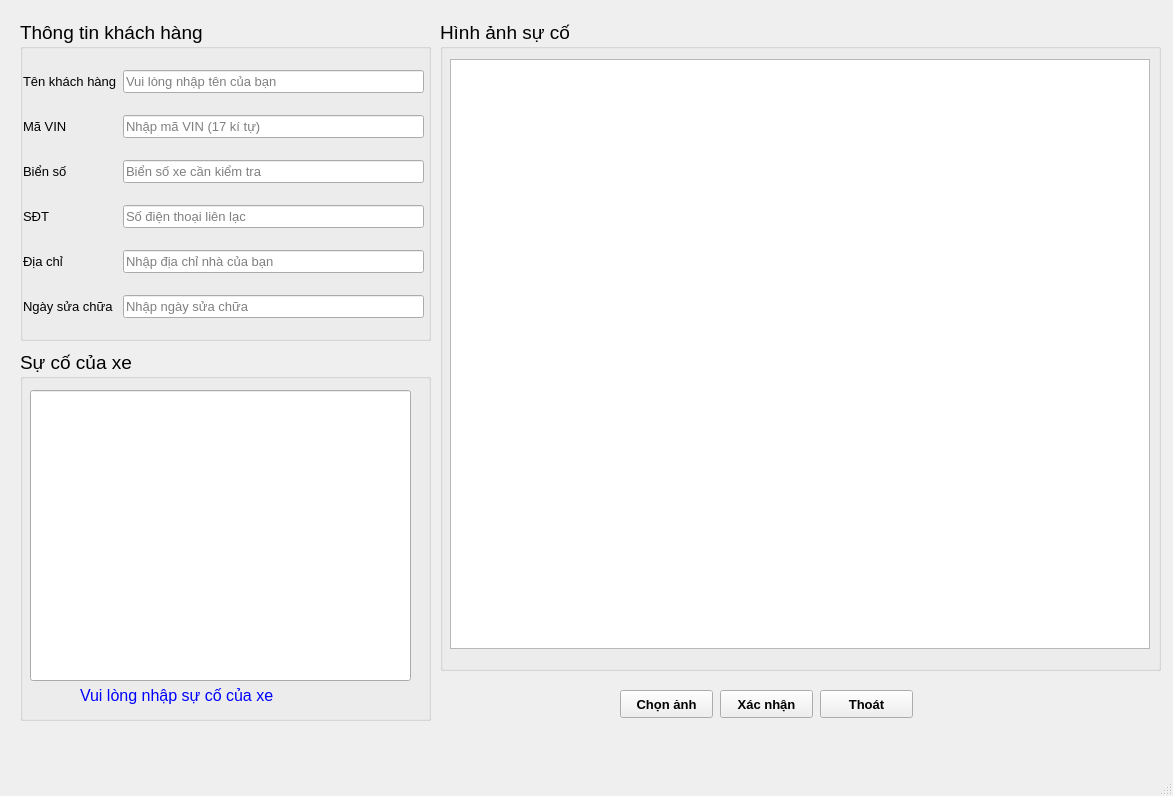
<?xml version="1.0" encoding="UTF-8"?>
<ui version="4.0">
 <class>MainWindow</class>
 <widget class="QMainWindow" name="MainWindow">
  <property name="geometry">
   <rect>
    <x>0</x>
    <y>0</y>
    <width>1173</width>
    <height>796</height>
   </rect>
  </property>
  <property name="windowTitle">
   <string>Dữ liệu khách hàng</string>
  </property>
  <widget class="QWidget" name="centralwidget">
   <widget class="QSplitter" name="splitter">
    <property name="geometry">
     <rect>
      <x>0</x>
      <y>0</y>
      <width>0</width>
      <height>0</height>
     </rect>
    </property>
    <property name="orientation">
     <enum>Qt::Horizontal</enum>
    </property>
   </widget>
   <widget class="QSplitter" name="splitter_2">
    <property name="geometry">
     <rect>
      <x>0</x>
      <y>0</y>
      <width>0</width>
      <height>0</height>
     </rect>
    </property>
    <property name="orientation">
     <enum>Qt::Horizontal</enum>
    </property>
   </widget>
   <widget class="QWidget" name="layoutWidget">
    <property name="geometry">
     <rect>
      <x>0</x>
      <y>0</y>
      <width>2</width>
      <height>2</height>
     </rect>
    </property>
    <layout class="QHBoxLayout" name="horizontalLayout"/>
   </widget>
   <widget class="QWidget" name="layoutWidget">
    <property name="geometry">
     <rect>
      <x>0</x>
      <y>0</y>
      <width>2</width>
      <height>2</height>
     </rect>
    </property>
    <layout class="QHBoxLayout" name="horizontalLayout_2"/>
   </widget>
   <widget class="QSplitter" name="splitter_3">
    <property name="geometry">
     <rect>
      <x>0</x>
      <y>0</y>
      <width>0</width>
      <height>0</height>
     </rect>
    </property>
    <property name="orientation">
     <enum>Qt::Vertical</enum>
    </property>
   </widget>
   <widget class="QWidget" name="layoutWidget">
    <property name="geometry">
     <rect>
      <x>0</x>
      <y>0</y>
      <width>2</width>
      <height>2</height>
     </rect>
    </property>
    <layout class="QVBoxLayout" name="verticalLayout_4"/>
   </widget>
   <widget class="QSplitter" name="splitter_4">
    <property name="geometry">
     <rect>
      <x>0</x>
      <y>0</y>
      <width>0</width>
      <height>0</height>
     </rect>
    </property>
    <property name="orientation">
     <enum>Qt::Vertical</enum>
    </property>
   </widget>
   <widget class="QGroupBox" name="GB_incident_phenomena">
    <property name="geometry">
     <rect>
      <x>20</x>
      <y>350</y>
      <width>411</width>
      <height>371</height>
     </rect>
    </property>
    <property name="font">
     <font>
      <pointsize>14</pointsize>
     </font>
    </property>
    <property name="title">
     <string>Sự cố của xe</string>
    </property>
    <property name="flat">
     <bool>false</bool>
    </property>
    <property name="checkable">
     <bool>false</bool>
    </property>
    <widget class="QLabel" name="Label_incident_phenomena_warning">
     <property name="geometry">
      <rect>
       <x>60</x>
       <y>330</y>
       <width>291</width>
       <height>31</height>
      </rect>
     </property>
     <property name="font">
      <font>
       <pointsize>12</pointsize>
      </font>
     </property>
     <property name="text">
      <string>&lt;html&gt;&lt;head/&gt;&lt;body&gt;&lt;p&gt;&lt;span style=&quot; color:blue;&quot;&gt;Vui lòng nhập sự cố của xe&lt;/span&gt;&lt;/p&gt;&lt;/body&gt;&lt;/html&gt;</string>
     </property>
     <property name="textInteractionFlags">
      <set>Qt::NoTextInteraction</set>
     </property>
    </widget>
    <widget class="QLineEdit" name="LE_damage">
     <property name="geometry">
      <rect>
       <x>10</x>
       <y>40</y>
       <width>381</width>
       <height>291</height>
      </rect>
     </property>
     <property name="alignment">
      <set>Qt::AlignLeading|Qt::AlignLeft|Qt::AlignTop</set>
     </property>
    </widget>
   </widget>
   <widget class="QGroupBox" name="GB_customer_information">
    <property name="geometry">
     <rect>
      <x>20</x>
      <y>20</y>
      <width>411</width>
      <height>321</height>
     </rect>
    </property>
    <property name="font">
     <font>
      <pointsize>14</pointsize>
     </font>
    </property>
    <property name="mouseTracking">
     <bool>false</bool>
    </property>
    <property name="title">
     <string>Thông tin khách hàng</string>
    </property>
    <widget class="QWidget" name="layoutWidget">
     <property name="geometry">
      <rect>
       <x>3</x>
       <y>34</y>
       <width>401</width>
       <height>281</height>
      </rect>
     </property>
     <layout class="QGridLayout" name="LT_customer_information">
      <item row="0" column="0">
       <widget class="QLabel" name="label_customer_name">
        <property name="font">
         <font>
          <pointsize>10</pointsize>
         </font>
        </property>
        <property name="text">
         <string>Tên khách hàng</string>
        </property>
       </widget>
      </item>
      <item row="0" column="1">
       <widget class="QLineEdit" name="LE_customer_name">
        <property name="font">
         <font>
          <pointsize>10</pointsize>
         </font>
        </property>
        <property name="whatsThis">
         <string notr="true"/>
        </property>
        <property name="autoFillBackground">
         <bool>false</bool>
        </property>
        <property name="placeholderText">
         <string>Vui lòng nhập tên của bạn</string>
        </property>
        <property name="clearButtonEnabled">
         <bool>true</bool>
        </property>
       </widget>
      </item>
      <item row="1" column="0">
       <widget class="QLabel" name="label_VIN_code">
        <property name="font">
         <font>
          <pointsize>10</pointsize>
         </font>
        </property>
        <property name="text">
         <string>Mã VIN</string>
        </property>
       </widget>
      </item>
      <item row="1" column="1">
       <widget class="QLineEdit" name="LE_VIN_code">
        <property name="font">
         <font>
          <pointsize>10</pointsize>
         </font>
        </property>
        <property name="placeholderText">
         <string>Nhập mã VIN (17 kí tự)</string>
        </property>
        <property name="clearButtonEnabled">
         <bool>true</bool>
        </property>
       </widget>
      </item>
      <item row="2" column="0">
       <widget class="QLabel" name="label_number_plate">
        <property name="font">
         <font>
          <pointsize>10</pointsize>
         </font>
        </property>
        <property name="text">
         <string>Biển số</string>
        </property>
       </widget>
      </item>
      <item row="2" column="1">
       <widget class="QLineEdit" name="LE_number_plate">
        <property name="font">
         <font>
          <pointsize>10</pointsize>
         </font>
        </property>
        <property name="placeholderText">
         <string>Biển số xe cần kiểm tra</string>
        </property>
        <property name="clearButtonEnabled">
         <bool>true</bool>
        </property>
       </widget>
      </item>
      <item row="3" column="0">
       <widget class="QLabel" name="label_phone_number">
        <property name="font">
         <font>
          <pointsize>10</pointsize>
         </font>
        </property>
        <property name="text">
         <string>SĐT</string>
        </property>
       </widget>
      </item>
      <item row="3" column="1">
       <widget class="QLineEdit" name="LE_phone_number">
        <property name="font">
         <font>
          <pointsize>10</pointsize>
         </font>
        </property>
        <property name="placeholderText">
         <string>Số điện thoại liên lạc</string>
        </property>
        <property name="clearButtonEnabled">
         <bool>true</bool>
        </property>
       </widget>
      </item>
      <item row="4" column="0">
       <widget class="QLabel" name="label_address">
        <property name="font">
         <font>
          <pointsize>10</pointsize>
         </font>
        </property>
        <property name="text">
         <string>Địa chỉ</string>
        </property>
       </widget>
      </item>
      <item row="4" column="1">
       <widget class="QLineEdit" name="LE_address">
        <property name="font">
         <font>
          <pointsize>10</pointsize>
         </font>
        </property>
        <property name="placeholderText">
         <string>Nhập địa chỉ nhà của bạn</string>
        </property>
        <property name="clearButtonEnabled">
         <bool>true</bool>
        </property>
       </widget>
      </item>
      <item row="5" column="0">
       <widget class="QLabel" name="label_fixing_date">
        <property name="font">
         <font>
          <pointsize>10</pointsize>
         </font>
        </property>
        <property name="text">
         <string>Ngày sửa chữa</string>
        </property>
       </widget>
      </item>
      <item row="5" column="1">
       <widget class="QLineEdit" name="LE_fixing_date">
        <property name="font">
         <font>
          <pointsize>10</pointsize>
         </font>
        </property>
        <property name="placeholderText">
         <string>Nhập ngày sửa chữa</string>
        </property>
        <property name="clearButtonEnabled">
         <bool>true</bool>
        </property>
       </widget>
      </item>
     </layout>
    </widget>
   </widget>
   <widget class="QGroupBox" name="GB_incident_images">
    <property name="geometry">
     <rect>
      <x>440</x>
      <y>20</y>
      <width>721</width>
      <height>651</height>
     </rect>
    </property>
    <property name="font">
     <font>
      <pointsize>14</pointsize>
     </font>
    </property>
    <property name="title">
     <string>Hình ảnh sự cố</string>
    </property>
    <widget class="QGraphicsView" name="GV_inciden_images">
     <property name="geometry">
      <rect>
       <x>10</x>
       <y>39</y>
       <width>700</width>
       <height>590</height>
      </rect>
     </property>
     <property name="autoFillBackground">
      <bool>true</bool>
     </property>
     <property name="backgroundBrush">
      <brush brushstyle="NoBrush">
       <color alpha="255">
        <red>0</red>
        <green>0</green>
        <blue>0</blue>
       </color>
      </brush>
     </property>
     <property name="foregroundBrush">
      <brush brushstyle="NoBrush">
       <color alpha="255">
        <red>0</red>
        <green>0</green>
        <blue>0</blue>
       </color>
      </brush>
     </property>
     <property name="dragMode">
      <enum>QGraphicsView::NoDrag</enum>
     </property>
    </widget>
   </widget>
   <widget class="QLabel" name="QL_label_3">
    <property name="geometry">
     <rect>
      <x>240</x>
      <y>710</y>
      <width>55</width>
      <height>16</height>
     </rect>
    </property>
    <property name="text">
     <string/>
    </property>
   </widget>
   <widget class="QPushButton" name="BT_confirm">
    <property name="geometry">
     <rect>
      <x>720</x>
      <y>690</y>
      <width>93</width>
      <height>28</height>
     </rect>
    </property>
    <property name="font">
     <font>
      <pointsize>10</pointsize>
      <weight>75</weight>
      <bold>true</bold>
     </font>
    </property>
    <property name="text">
     <string>Xác nhận</string>
    </property>
   </widget>
   <widget class="QPushButton" name="BT_exit">
    <property name="geometry">
     <rect>
      <x>820</x>
      <y>690</y>
      <width>93</width>
      <height>28</height>
     </rect>
    </property>
    <property name="font">
     <font>
      <pointsize>10</pointsize>
      <weight>75</weight>
      <bold>true</bold>
     </font>
    </property>
    <property name="text">
     <string>Thoát</string>
    </property>
   </widget>
   <widget class="QPushButton" name="BT_Ghaph">
    <property name="geometry">
     <rect>
      <x>620</x>
      <y>690</y>
      <width>93</width>
      <height>28</height>
     </rect>
    </property>
    <property name="font">
     <font>
      <pointsize>10</pointsize>
      <weight>75</weight>
      <bold>true</bold>
     </font>
    </property>
    <property name="text">
     <string>Chọn ảnh</string>
    </property>
   </widget>
   <zorder>GB_incident_phenomena</zorder>
   <zorder>GB_incident_images</zorder>
   <zorder>splitter</zorder>
   <zorder>splitter_2</zorder>
   <zorder>layoutWidget</zorder>
   <zorder>layoutWidget</zorder>
   <zorder>splitter_3</zorder>
   <zorder>layoutWidget</zorder>
   <zorder>splitter_4</zorder>
   <zorder>GB_customer_information</zorder>
   <zorder>QL_label_3</zorder>
   <zorder>BT_confirm</zorder>
   <zorder>BT_exit</zorder>
   <zorder>BT_Ghaph</zorder>
  </widget>
  <widget class="QMenuBar" name="menubar">
   <property name="geometry">
    <rect>
     <x>0</x>
     <y>0</y>
     <width>1173</width>
     <height>26</height>
    </rect>
   </property>
  </widget>
  <widget class="QStatusBar" name="statusbar"/>
  <action name="QA_actionOpen">
   <property name="text">
    <string>Open</string>
   </property>
  </action>
  <action name="QA_actionNew">
   <property name="text">
    <string>New</string>
   </property>
  </action>
  <action name="QA_actionSave">
   <property name="text">
    <string>Save</string>
   </property>
  </action>
  <action name="QA_actionSave_as">
   <property name="text">
    <string>Save as</string>
   </property>
  </action>
  <action name="QA_actionGraphics_car">
   <property name="text">
    <string>Graphics car</string>
   </property>
  </action>
  <action name="QA_actionDate">
   <property name="text">
    <string>Date </string>
   </property>
  </action>
 </widget>
 <resources/>
 <connections/>
</ui>
